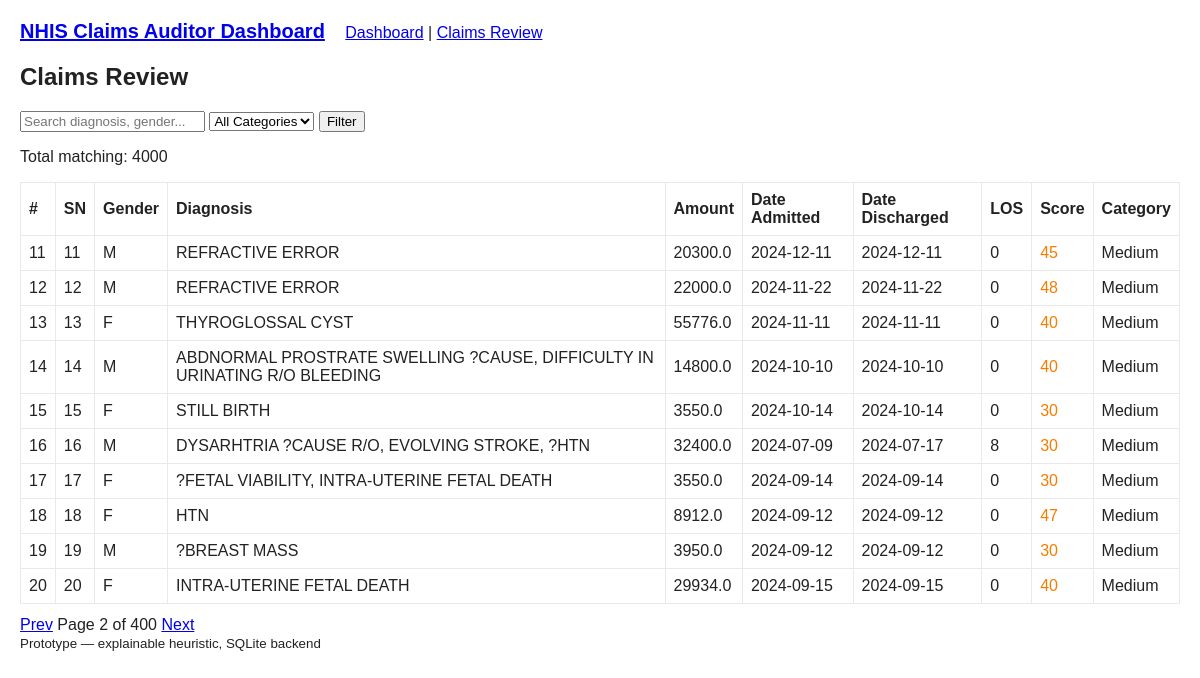
Page /claims?page=2&q=&category= on the committed database.
### tables this page shows
CREATE TABLE claims (
	sn BIGINT, 
	gender TEXT, 
	diagnosis TEXT, 
	age FLOAT, 
	amount FLOAT, 
	date_admitted TEXT, 
	date_discharged TEXT, 
	los BIGINT, 
	diagnosis_canon TEXT, 
	diag_avg FLOAT, 
	fraud_score BIGINT, 
	fraud_category TEXT
);

### app.py (the view)
@app.route("/claims")
def claims():
    q = request.args.get("q", "").strip()
    category = request.args.get("category", "").strip()
    sql = "SELECT rowid, sn, gender, diagnosis, amount, date_admitted, date_discharged, los, fraud_score, fraud_category FROM claims WHERE 1=1"
    params = {}
    if q:
        sql += " AND (UPPER(diagnosis) LIKE :q OR UPPER(gender) LIKE :q)"
        params["q"] = f"%{q.upper()}%"
    if category:
        sql += " AND fraud_category = :cat"
        params["cat"] = category
    page = int(request.args.get("page", 1) or 1)
    per_page = 10
    offset = (page - 1) * per_page
    count_sql = f"SELECT COUNT(*) FROM ({sql})"
    with engine.connect() as conn:
        total = conn.execute(text(count_sql), params).scalar()
        rows = conn.execute(text(sql + " LIMIT :limit OFFSET :offset"), {**params, "limit": per_page, "offset": offset}).all()
    pages = math.ceil(total / per_page) if per_page else 1
    return render_template("claims.html", claims=rows, page=page, pages=pages, total=total, q=q, category=category)

### app.py (called while the page is built)
@app.teardown_appcontext
def teardown_db(exception=None):
    db = g.pop("db", None)
    if db is not None:
        db.close()

### templates/claims.html (shortened to what this page needs)
{% extends "base.html" %}
{% block content %}
<h2>Claims Review</h2>
<form method="get" class="filter-form">
  <input type="text" name="q" placeholder="Search diagnosis, gender..." value="{{ q }}">
  <select name="category">
    <option value="">All Categories</option>
  </select>
  <button type="submit">Filter</button>
</form>
<p>Total matching: {{ total }}</p>
<table>
  <thead>
    <tr>
      <th>#</th><th>SN</th><th>Gender</th><th>Diagnosis</th><th>Amount</th><th>Date Admitted</th><th>Date Discharged</th><th>LOS</th><th>Score</th><th>Category</th>
    </tr>
  </thead>
  <tbody>
    {% for r in claims %}
    <tr>
      <td>{{ loop.index + (page-1)*10 }}</td>
      <td>{{ r.sn }}</td>
      <td>{{ r.gender }}</td>
      <td>{{ r.diagnosis }}</td>
      <td>{{ r.amount }}</td>
      <td>{{ r.date_admitted }}</td>
      <td>{{ r.date_discharged }}</td>
      <td>{{ r.los }}</td>
      <td class="score {{ r.fraud_category|lower }}">{{ r.fraud_score }}</td>
      <td>{{ r.fraud_category }}</td>
    </tr>
    {% endfor %}
  </tbody>
</table>
<div class="pager">
  {% if page > 1 %}
    <a href="?page={{ page-1 }}&q={{ q }}&category={{ category }}">Prev</a>
  {% endif %}
  Page {{ page }} of {{ pages }}
  {% if page < pages %}
    <a href="?page={{ page+1 }}&q={{ q }}&category={{ category }}">Next</a>
  {% endif %}
</div>
{% endblock %}

### static/style.css (style rules this page uses)
body { font-family: Arial, sans-serif; margin: 20px; color:#222; }
table { width:100%; border-collapse:collapse; margin-top:12px; }
th, td { border:1px solid #e9e9e9; padding:8px; text-align:left; }
.score.medium { color: #f57c00; }
.filter-form { margin-bottom:12px; }
.pager { margin-top:12px; }

### rows in the picture
claims: sn "11", gender "M", diagnosis "REFRACTIVE ERROR", amount "20300.0", date_admitted "2024-12-11", date_discharged "2024-12-11", los "0", fraud_score "45", fraud_category "Medium"
claims: sn "12", gender "M", diagnosis "REFRACTIVE ERROR", amount "22000.0", date_admitted "2024-11-22", date_discharged "2024-11-22", los "0", fraud_score "48", fraud_category "Medium"
claims: sn "13", gender "F", diagnosis "THYROGLOSSAL CYST", amount "55776.0", date_admitted "2024-11-11", date_discharged "2024-11-11", los "0", fraud_score "40", fraud_category "Medium"
claims: sn "14", gender "M", diagnosis "ABDNORMAL PROSTRATE SWELLING ?CAUSE, DIFFICULTY IN URINATING R/O BLEEDING", amount "14800.0", date_admitted "2024-10-10", date_discharged "2024-10-10", los "0", fraud_score "40", fraud_category "Medium"
claims: sn "15", gender "F", diagnosis "STILL BIRTH", amount "3550.0", date_admitted "2024-10-14", date_discharged "2024-10-14", los "0", fraud_score "30", fraud_category "Medium"
claims: sn "16", gender "M", diagnosis "DYSARHTRIA ?CAUSE R/O, EVOLVING STROKE, ?HTN", amount "32400.0", date_admitted "2024-07-09", date_discharged "2024-07-17", los "8", fraud_score "30", fraud_category "Medium"
claims: sn "17", gender "F", diagnosis "?FETAL VIABILITY, INTRA-UTERINE FETAL DEATH", amount "3550.0", date_admitted "2024-09-14", date_discharged "2024-09-14", los "0", fraud_score "30", fraud_category "Medium"
claims: sn "18", gender "F", diagnosis "HTN", amount "8912.0", date_admitted "2024-09-12", date_discharged "2024-09-12", los "0", fraud_score "47", fraud_category "Medium"
claims: sn "19", gender "M", diagnosis "?BREAST MASS", amount "3950.0", date_admitted "2024-09-12", date_discharged "2024-09-12", los "0", fraud_score "30", fraud_category "Medium"
claims: sn "20", gender "F", diagnosis "INTRA-UTERINE FETAL DEATH", amount "29934.0", date_admitted "2024-09-15", date_discharged "2024-09-15", los "0", fraud_score "40", fraud_category "Medium"

### other values in the picture
{{ total }} "4000"
{{ page }} "2"
{{ pages }} "400"
